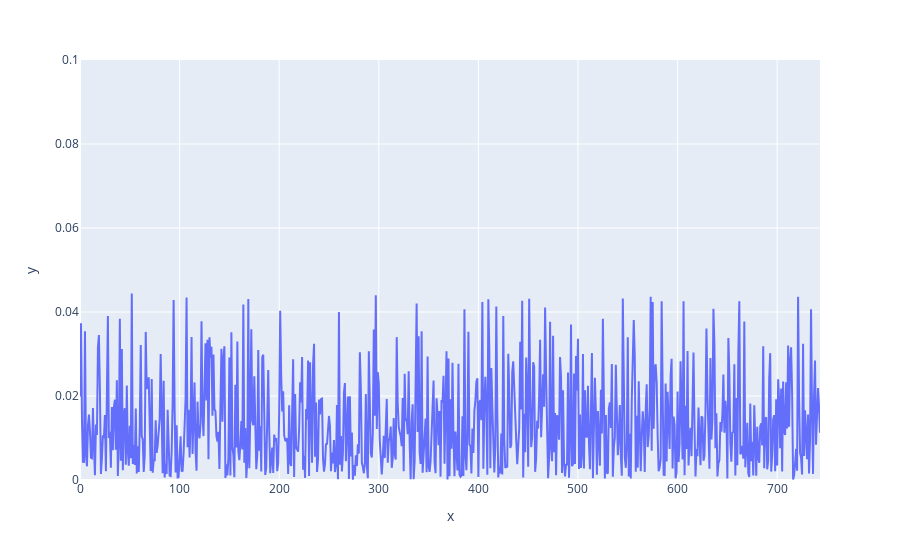

Here is the notebook cell this chart was saved with:
### Code cell
fig = px.line(
    y=[ten.item() for ten in generated_dt[:, 0]]
)


fig.update_layout(
    yaxis_range=[0, 0.1]
)
fig.show()

### Figure 1 — Plotly figure (JSON) as saved in the notebook; plotly's stock layout.template omitted (floating-point values rounded to 4 significant figures; data arrays with more than 128 entries replaced by an {"elided": "..."} marker saying what was removed)
{"data": [{"hovertemplate": "x=%{x}<br>y=%{y}<extra></extra>", "legendgroup": "", "line": {"color": "#636efa", "dash": "solid"}, "mode": "lines", "name": "", "orientation": "v", "showlegend": false, "type": "scatter", "x": {"elided": "744 int values"}, "xaxis": "x", "y": {"elided": "744 float values"}, "yaxis": "y"}], "layout": {"legend": {"tracegroupgap": 0}, "margin": {"t": 60}, "xaxis": {"anchor": "y", "domain": [0, 1], "title": {"text": "x"}}, "yaxis": {"anchor": "x", "domain": [0, 1], "range": [0, 0.1], "title": {"text": "y"}}}}
